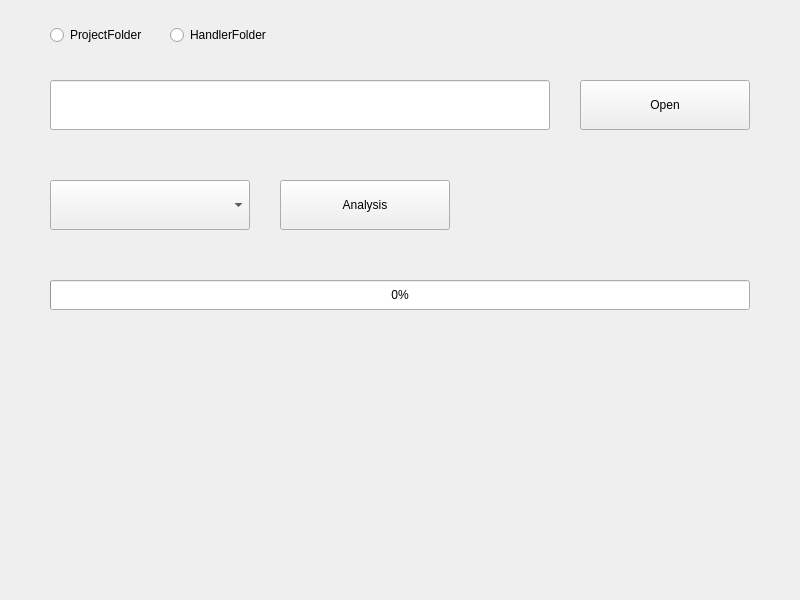
<?xml version="1.0" encoding="UTF-8"?>
<ui version="4.0">
 <class>MainWindow</class>
 <widget class="QMainWindow" name="MainWindow">
  <property name="geometry">
   <rect>
    <x>0</x>
    <y>0</y>
    <width>800</width>
    <height>600</height>
   </rect>
  </property>
  <property name="minimumSize">
   <size>
    <width>800</width>
    <height>600</height>
   </size>
  </property>
  <property name="maximumSize">
   <size>
    <width>800</width>
    <height>600</height>
   </size>
  </property>
  <property name="windowTitle">
   <string>Datalog Total Analysis</string>
  </property>
  <property name="windowIcon">
   <iconset>
    <normaloff>icos/favicon.ico</normaloff>icos/favicon.ico</iconset>
  </property>
  <widget class="QWidget" name="centralwidget">
   <widget class="QRadioButton" name="ProjectFolder_radioButton">
    <property name="geometry">
     <rect>
      <x>50</x>
      <y>20</y>
      <width>100</width>
      <height>30</height>
     </rect>
    </property>
    <property name="text">
     <string>ProjectFolder</string>
    </property>
   </widget>
   <widget class="QRadioButton" name="HandlerFolder_radioButton">
    <property name="geometry">
     <rect>
      <x>170</x>
      <y>20</y>
      <width>100</width>
      <height>30</height>
     </rect>
    </property>
    <property name="text">
     <string>HandlerFolder</string>
    </property>
   </widget>
   <widget class="QLineEdit" name="Open_lineEdit">
    <property name="geometry">
     <rect>
      <x>50</x>
      <y>80</y>
      <width>500</width>
      <height>50</height>
     </rect>
    </property>
    <property name="readOnly">
     <bool>true</bool>
    </property>
   </widget>
   <widget class="QPushButton" name="Open_pushButton">
    <property name="geometry">
     <rect>
      <x>580</x>
      <y>80</y>
      <width>170</width>
      <height>50</height>
     </rect>
    </property>
    <property name="text">
     <string>Open</string>
    </property>
   </widget>
   <widget class="QComboBox" name="Project_comboBox">
    <property name="geometry">
     <rect>
      <x>50</x>
      <y>180</y>
      <width>200</width>
      <height>50</height>
     </rect>
    </property>
   </widget>
   <widget class="QProgressBar" name="progressBar">
    <property name="geometry">
     <rect>
      <x>50</x>
      <y>280</y>
      <width>700</width>
      <height>30</height>
     </rect>
    </property>
    <property name="value">
     <number>0</number>
    </property>
   </widget>
   <widget class="QPushButton" name="Analysis_pushButton">
    <property name="geometry">
     <rect>
      <x>280</x>
      <y>180</y>
      <width>170</width>
      <height>50</height>
     </rect>
    </property>
    <property name="text">
     <string>Analysis</string>
    </property>
   </widget>
  </widget>
 </widget>
 <resources/>
 <connections/>
</ui>
